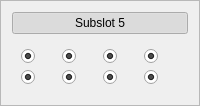
                  <widget class="QFrame" name="frame_104">
                   <property name="frameShape">
                    <enum>QFrame::StyledPanel</enum>
                   </property>
                   <property name="frameShadow">
                    <enum>QFrame::Raised</enum>
                   </property>
                   <layout class="QVBoxLayout" name="verticalLayout_64">
                    <item>
                     <widget class="QPushButton" name="SB5_subslot5">
                      <property name="text">
                       <string>Subslot 5</string>
                      </property>
                      <property name="checkable">
                       <bool>true</bool>
                      </property>
                      <property name="checked">
                       <bool>true</bool>
                      </property>
                     </widget>
                    </item>
                    <item>
                     <widget class="QWidget" name="widget_76" native="true">
                      <layout class="QGridLayout" name="gridLayout_63">
                       <item row="1" column="1">
                        <widget class="QRadioButton" name="SB5_subslot5_5">
                         <property name="text">
                          <string/>
                         </property>
                         <property name="checked">
                          <bool>true</bool>
                         </property>
                         <property name="autoExclusive">
                          <bool>false</bool>
                         </property>
                        </widget>
                       </item>
                       <item row="0" column="2">
                        <widget class="QRadioButton" name="SB5_subslot5_2">
                         <property name="text">
                          <string/>
                         </property>
                         <property name="checked">
                          <bool>true</bool>
                         </property>
                         <property name="autoExclusive">
                          <bool>false</bool>
                         </property>
                        </widget>
                       </item>
                       <item row="0" column="1">
                        <widget class="QRadioButton" name="SB5_subslot5_1">
                         <property name="text">
                          <string/>
                         </property>
                         <property name="checked">
                          <bool>true</bool>
                         </property>
                         <property name="autoExclusive">
                          <bool>false</bool>
                         </property>
                        </widget>
                       </item>
                       <item row="1" column="2">
                        <widget class="QRadioButton" name="SB5_subslot5_6">
                         <property name="text">
                          <string/>
                         </property>
                         <property name="checked">
                          <bool>true</bool>
                         </property>
                         <property name="autoExclusive">
                          <bool>false</bool>
                         </property>
                        </widget>
                       </item>
                       <item row="0" column="3">
                        <widget class="QRadioButton" name="SB5_subslot5_3">
                         <property name="text">
                          <string/>
                         </property>
                         <property name="checked">
                          <bool>true</bool>
                         </property>
                         <property name="autoExclusive">
                          <bool>false</bool>
                         </property>
                        </widget>
                       </item>
                       <item row="0" column="4">
                        <widget class="QRadioButton" name="SB5_subslot5_4">
                         <property name="text">
                          <string/>
                         </property>
                         <property name="checked">
                          <bool>true</bool>
                         </property>
                         <property name="autoExclusive">
                          <bool>false</bool>
                         </property>
                        </widget>
                       </item>
                       <item row="1" column="3">
                        <widget class="QRadioButton" name="SB5_subslot5_7">
                         <property name="text">
                          <string/>
                         </property>
                         <property name="checked">
                          <bool>true</bool>
                         </property>
                         <property name="autoExclusive">
                          <bool>false</bool>
                         </property>
                        </widget>
                       </item>
                       <item row="1" column="4">
                        <widget class="QRadioButton" name="SB5_subslot5_8">
                         <property name="text">
                          <string/>
                         </property>
                         <property name="checked">
                          <bool>true</bool>
                         </property>
                         <property name="autoExclusive">
                          <bool>false</bool>
                         </property>
                        </widget>
                       </item>
                      </layout>
                     </widget>
                    </item>
                   </layout>
                  </widget>
